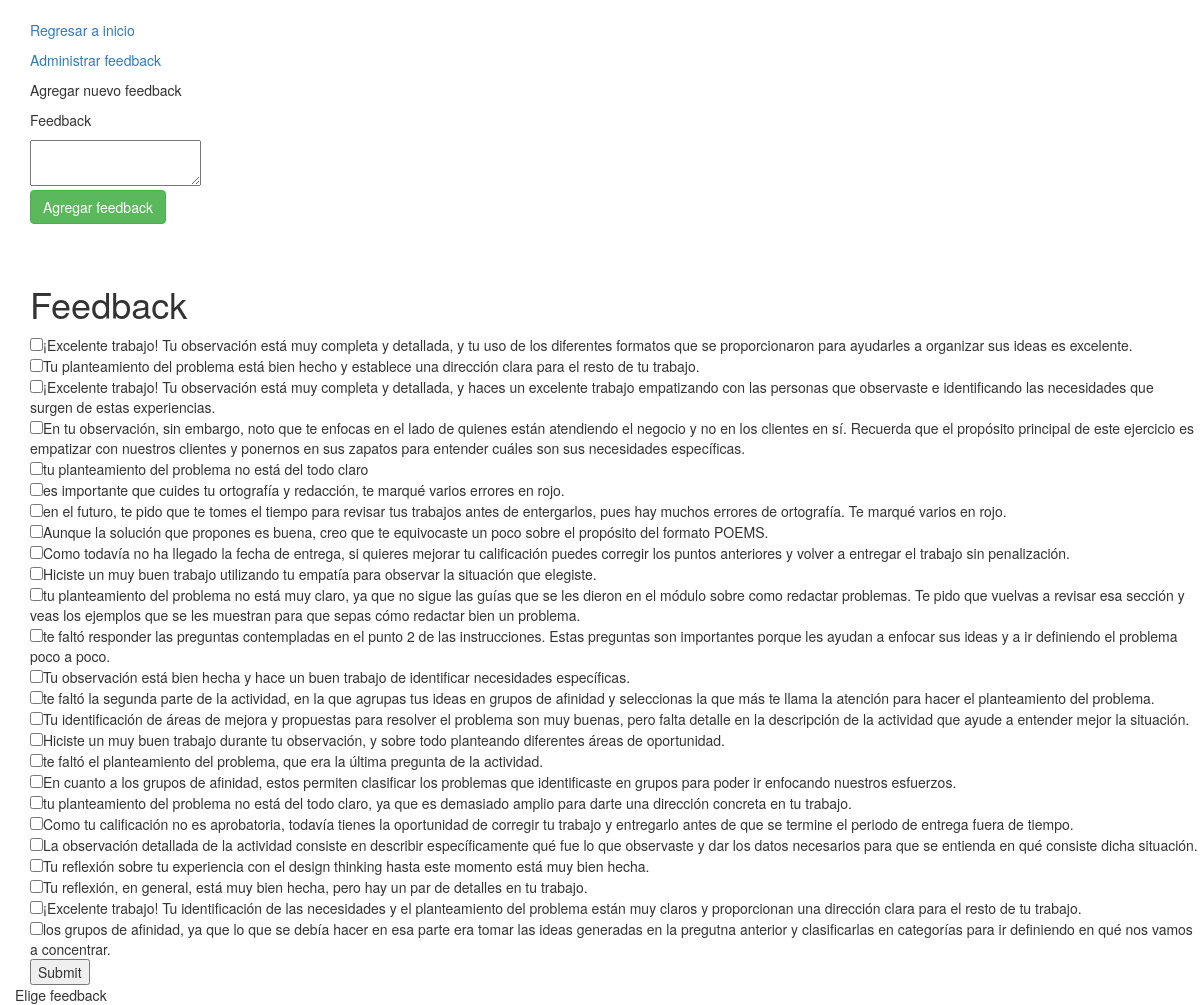
/feedback/10, run on the app's committed database.
### feedbackinator/models.py (models this page shows)
class Feedback(db.Model):
	id = db.Column(db.Integer, primary_key=True)
	actividad = db.Column(db.Integer, db.ForeignKey("actividades.id"), nullable=False)
	feedback = db.Column(db.Text, nullable = False)
	def __repr__(self):
		return self.feedback

### feedbackinator/routes.py (the view, shortened to what this page needs)
@app.route("/feedback/<actividad>", methods=["GET", "POST"])
def feedback(actividad):
	feedback = Feedback.query.filter_by(actividad=actividad).all()
	if request.method=="GET":
		actividad = actividad
		mensaje = "Elige feedback"
		return render_template("feedback.html", actividad=actividad, feedback=feedback, mensaje=mensaje)

### feedbackinator/templates/feedback.html (shortened to what this page needs)
{% extends "base.html" %}
{% block content %}
<div class="container mt-3 mb-10">
</div>
<div class="container mt-3 mb-10">
	<p><a href="/">Regresar a inicio</a></p>
	<p><a href="/managefeedback/{{actividad}}">Administrar feedback</a></p>
    <p>Agregar nuevo feedback</p>
    <form class="form-inline my-2 my-lg-0" action="/nuevofeedback" method="POST">
    <p>Feedback</p>
    	<textarea id="feedback", name="feedback">
        </textarea><br>
    <button type="submit" class="btn btn-success">Agregar feedback</button>
    </form>
</div>
<div class="container mt-3 mb-10">
</div>
<div class="container mt-3 mb-10">
</div>
<div class="container mt-3 mb-10">
    <h1>Feedback</h1>
</div>
<div class="container">
	<div class="row">
	    <div class="col-sm-8">
	    	<form method="POST" action="/feedback/{{actividad}}">
	    	{% if feedback is not none %}
		        {% for feed in feedback %}
		        <div class="container">
		            <div class="row mb-3">
		                   <input type="checkbox" value="{{feed.id}}" name="formafeedback">{{ feed }}
		            </div>
		        </div>
		        {% endfor %}
		        <input type="submit">
		    {% else %}
		        <div class="container">
		            <h4>Todavía no hay ningún curso.</h4>
		        </div>
		    {% endif %}
			</form>
	    </div>
	</div>
	<div class ="row">
    	{{mensaje}}
    </div>
 </div>
{% endblock %}

### data on the page
Feedback: feedback "¡Excelente trabajo! Tu observación está muy completa y detallada, y tu uso de los diferentes formatos que se proporcionaron para ayudarles a organizar sus ideas es excelente."
Feedback: feedback "Tu planteamiento del problema está bien hecho y establece una dirección clara para el resto de tu trabajo."
Feedback: feedback "¡Excelente trabajo! Tu observación está muy completa y detallada, y haces un excelente trabajo empatizando con las personas que observaste e identificando las necesidades que surgen de estas experiencias."
Feedback: feedback "En tu observación, sin embargo, noto que te enfocas en el lado de quienes están atendiendo el negocio y no en los clientes en sí. Recuerda que el propósito principal de este ejercicio es empatizar con nuestros clientes y ponernos en sus zapatos para entender cuáles son sus necesidades específicas."
Feedback: feedback "tu planteamiento del problema no está del todo claro"
Feedback: feedback "es importante que cuides tu ortografía y redacción, te marqué varios errores en rojo."
Feedback: feedback "en el futuro, te pido que te tomes el tiempo para revisar tus trabajos antes de entergarlos, pues hay muchos errores de ortografía. Te marqué varios en rojo."
Feedback: feedback "Aunque la solución que propones es buena, creo que te equivocaste un poco sobre el propósito del formato POEMS."
Feedback: feedback "Como todavía no ha llegado la fecha de entrega, si quieres mejorar tu calificación puedes corregir los puntos anteriores y volver a entregar el trabajo sin penalización."
Feedback: feedback "Hiciste un muy buen trabajo utilizando tu empatía para observar la situación que elegiste."
Feedback: feedback "tu planteamiento del problema no está muy claro, ya que no sigue las guías que se les dieron en el módulo sobre como redactar problemas. Te pido que vuelvas a revisar esa sección y veas los ejemplos que se les muestran para que sepas cómo redactar bien un problema."
Feedback: feedback "te faltó responder las preguntas contempladas en el punto 2 de las instrucciones. Estas preguntas son importantes porque les ayudan a enfocar sus ideas y a ir definiendo el problema poco a poco."
Feedback: feedback "Tu observación está bien hecha y hace un buen trabajo de identificar necesidades específicas."
Feedback: feedback "te faltó la segunda parte de la actividad, en la que agrupas tus ideas en grupos de afinidad y seleccionas la que más te llama la atención para hacer el planteamiento del problema."
Feedback: feedback "Tu identificación de áreas de mejora y propuestas para resolver el problema son muy buenas, pero falta detalle en la descripción de la actividad que ayude a entender mejor la situación."
Feedback: feedback "Hiciste un muy buen trabajo durante tu observación, y sobre todo planteando diferentes áreas de oportunidad."
Feedback: feedback "te faltó el planteamiento del problema, que era la última pregunta de la actividad."
Feedback: feedback "En cuanto a los grupos de afinidad, estos permiten clasificar los problemas que identificaste en grupos para poder ir enfocando nuestros esfuerzos."
Feedback: feedback "tu planteamiento del problema no está del todo claro, ya que es demasiado amplio para darte una dirección concreta en tu trabajo."
Feedback: feedback "Como tu calificación no es aprobatoria, todavía tienes la oportunidad de corregir tu trabajo y entregarlo antes de que se termine el periodo de entrega fuera de tiempo."
Feedback: feedback "La observación detallada de la actividad consiste en describir específicamente qué fue lo que observaste y dar los datos necesarios para que se entienda en qué consiste dicha situación."
Feedback: feedback "Tu reflexión sobre tu experiencia con el design thinking hasta este momento está muy bien hecha."
Feedback: feedback "Tu reflexión, en general, está muy bien hecha, pero hay un par de detalles en tu trabajo."
Feedback: feedback "¡Excelente trabajo! Tu identificación de las necesidades y el planteamiento del problema están muy claros y proporcionan una dirección clara para el resto de tu trabajo."
Feedback: feedback "los grupos de afinidad, ya que lo que se debía hacer en esa parte era tomar las ideas generadas en la pregutna anterior y clasificarlas en categorías para ir definiendo en qué nos vamos a concentrar."

### other printed values
{{ mensaje }} "Elige feedback"
